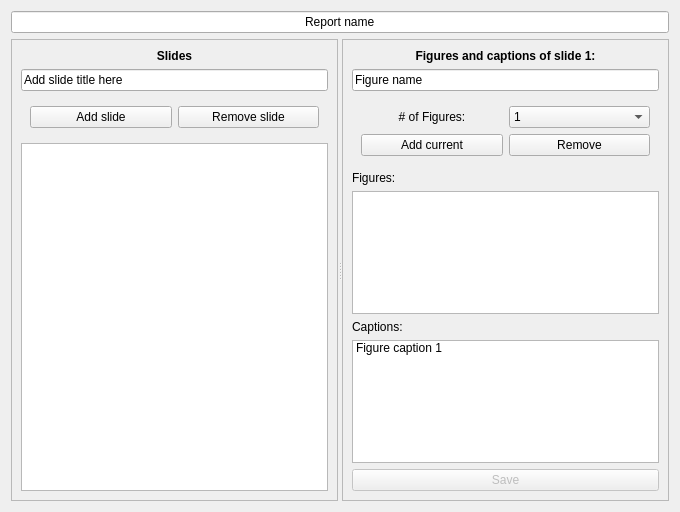
<?xml version="1.0" encoding="UTF-8"?>
<ui version="4.0">
 <class>Dialog</class>
 <widget class="QDialog" name="Dialog">
  <property name="geometry">
   <rect>
    <x>0</x>
    <y>0</y>
    <width>680</width>
    <height>512</height>
   </rect>
  </property>
  <property name="windowTitle">
   <string>Dialog</string>
  </property>
  <layout class="QGridLayout" name="gridLayout">
   <item row="0" column="0">
    <widget class="QLineEdit" name="reportName">
     <property name="text">
      <string>Report name</string>
     </property>
     <property name="alignment">
      <set>Qt::AlignCenter</set>
     </property>
    </widget>
   </item>
   <item row="1" column="0">
    <widget class="QSplitter" name="splitter">
     <property name="orientation">
      <enum>Qt::Horizontal</enum>
     </property>
     <widget class="QFrame" name="slidesFrame">
      <property name="frameShape">
       <enum>QFrame::StyledPanel</enum>
      </property>
      <property name="frameShadow">
       <enum>QFrame::Raised</enum>
      </property>
      <layout class="QVBoxLayout" name="verticalLayout">
       <item>
        <widget class="QLabel" name="label_5">
         <property name="font">
          <font>
           <weight>75</weight>
           <bold>true</bold>
          </font>
         </property>
         <property name="text">
          <string>Slides</string>
         </property>
         <property name="alignment">
          <set>Qt::AlignCenter</set>
         </property>
        </widget>
       </item>
       <item>
        <widget class="QLineEdit" name="slideTitle">
         <property name="text">
          <string>Add slide title here</string>
         </property>
        </widget>
       </item>
       <item>
        <widget class="QFrame" name="frame">
         <property name="frameShape">
          <enum>QFrame::NoFrame</enum>
         </property>
         <property name="frameShadow">
          <enum>QFrame::Raised</enum>
         </property>
         <layout class="QHBoxLayout" name="horizontalLayout">
          <item>
           <widget class="QPushButton" name="addSlide">
            <property name="text">
             <string>Add slide</string>
            </property>
            <property name="autoDefault">
             <bool>false</bool>
            </property>
           </widget>
          </item>
          <item>
           <widget class="QPushButton" name="remSlide">
            <property name="text">
             <string>Remove slide</string>
            </property>
            <property name="autoDefault">
             <bool>false</bool>
            </property>
           </widget>
          </item>
         </layout>
        </widget>
       </item>
       <item>
        <widget class="QListWidget" name="slidesList"/>
       </item>
      </layout>
     </widget>
     <widget class="QFrame" name="figureFrame">
      <property name="frameShape">
       <enum>QFrame::StyledPanel</enum>
      </property>
      <property name="frameShadow">
       <enum>QFrame::Raised</enum>
      </property>
      <layout class="QVBoxLayout" name="verticalLayout_2">
       <item>
        <widget class="QLabel" name="figCapLabel">
         <property name="font">
          <font>
           <weight>75</weight>
           <bold>true</bold>
          </font>
         </property>
         <property name="text">
          <string>Figures and captions of slide 1:</string>
         </property>
         <property name="alignment">
          <set>Qt::AlignCenter</set>
         </property>
        </widget>
       </item>
       <item>
        <widget class="QLineEdit" name="figName">
         <property name="text">
          <string>Figure name</string>
         </property>
        </widget>
       </item>
       <item>
        <widget class="QFrame" name="frame_2">
         <property name="frameShape">
          <enum>QFrame::NoFrame</enum>
         </property>
         <property name="frameShadow">
          <enum>QFrame::Raised</enum>
         </property>
         <layout class="QGridLayout" name="gridLayout_2">
          <item row="1" column="0">
           <widget class="QPushButton" name="addFigure">
            <property name="text">
             <string>Add current</string>
            </property>
            <property name="autoDefault">
             <bool>false</bool>
            </property>
           </widget>
          </item>
          <item row="1" column="2">
           <widget class="QPushButton" name="remFigure">
            <property name="text">
             <string>Remove</string>
            </property>
            <property name="autoDefault">
             <bool>false</bool>
            </property>
           </widget>
          </item>
          <item row="0" column="2">
           <widget class="QComboBox" name="noOfFigures">
            <item>
             <property name="text">
              <string>1</string>
             </property>
            </item>
            <item>
             <property name="text">
              <string>2</string>
             </property>
            </item>
            <item>
             <property name="text">
              <string>4</string>
             </property>
            </item>
           </widget>
          </item>
          <item row="0" column="0">
           <widget class="QLabel" name="label_6">
            <property name="text">
             <string># of Figures:</string>
            </property>
            <property name="alignment">
             <set>Qt::AlignCenter</set>
            </property>
           </widget>
          </item>
         </layout>
        </widget>
       </item>
       <item>
        <widget class="QLabel" name="label_4">
         <property name="text">
          <string>Figures:</string>
         </property>
        </widget>
       </item>
       <item>
        <widget class="QListWidget" name="figureList"/>
       </item>
       <item>
        <widget class="QLabel" name="label_3">
         <property name="text">
          <string>Captions:</string>
         </property>
        </widget>
       </item>
       <item>
        <widget class="QListWidget" name="figureCaptionList">
         <item>
          <property name="text">
           <string>Figure caption 1</string>
          </property>
          <property name="flags">
           <set>ItemIsSelectable|ItemIsEditable|ItemIsDragEnabled|ItemIsUserCheckable|ItemIsEnabled</set>
          </property>
         </item>
        </widget>
       </item>
       <item>
        <widget class="QPushButton" name="saveButton">
         <property name="enabled">
          <bool>false</bool>
         </property>
         <property name="text">
          <string>Save</string>
         </property>
         <property name="autoDefault">
          <bool>false</bool>
         </property>
        </widget>
       </item>
      </layout>
     </widget>
    </widget>
   </item>
  </layout>
 </widget>
 <resources/>
 <connections/>
</ui>
